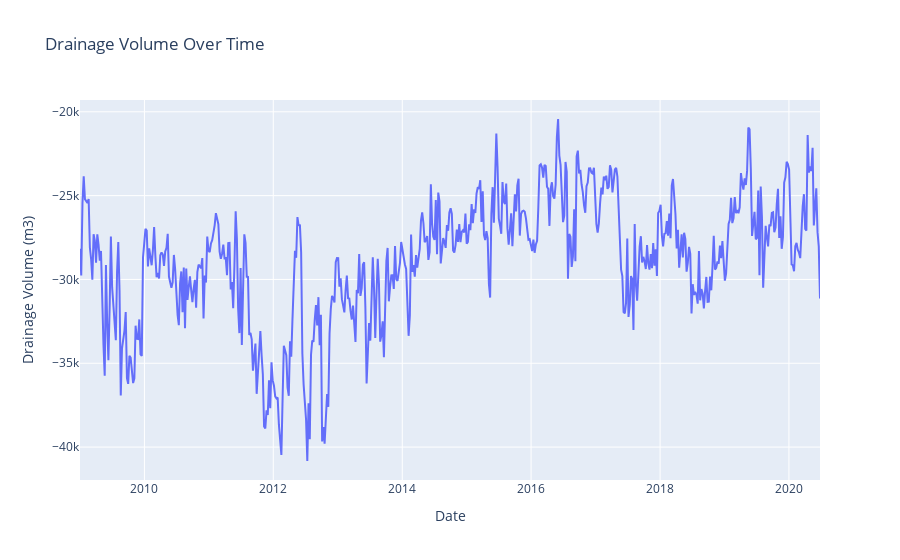
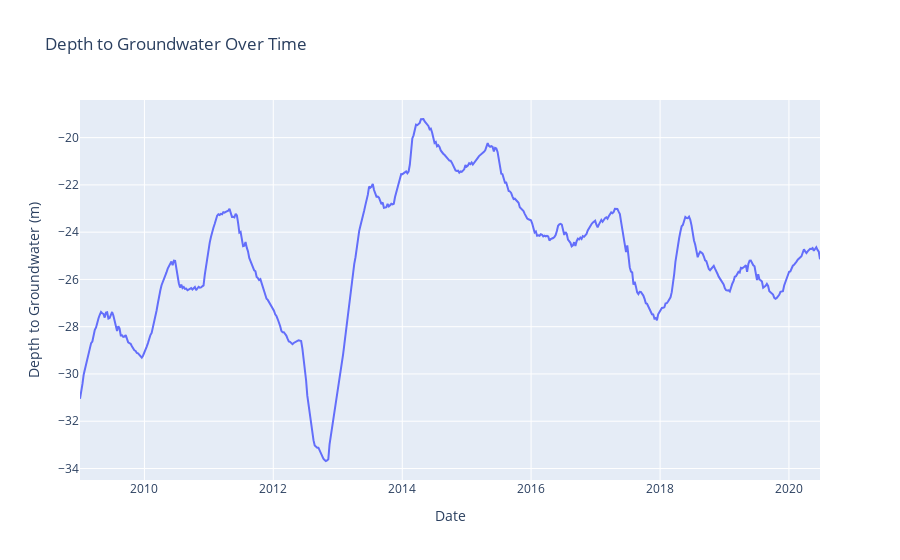
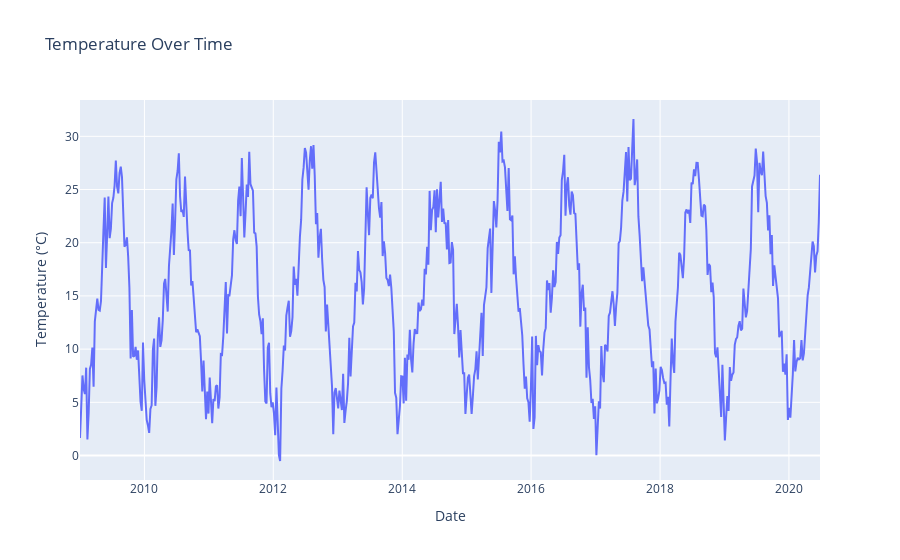
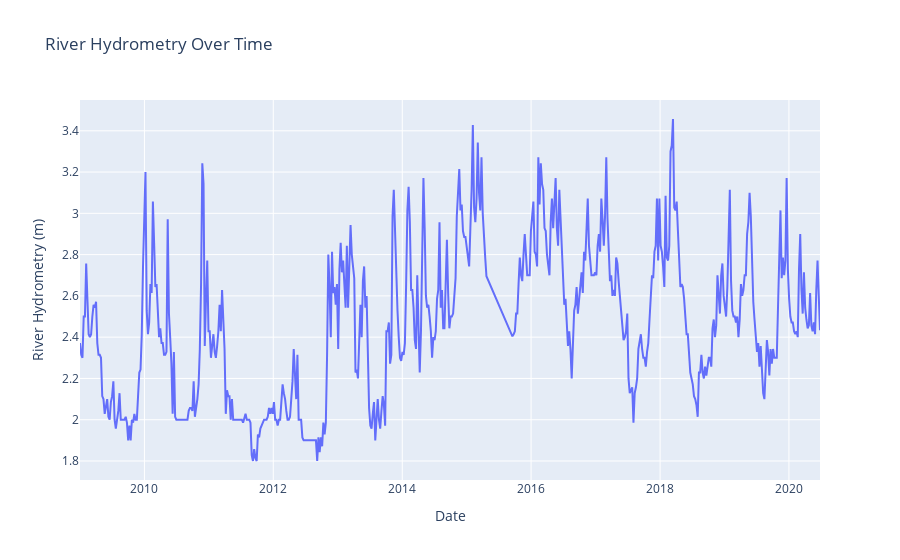

The cell these charts' notebook holds for them, in order:
### Markdown cell above
**Lý do sử dụng:**
- Biểu đồ đường thường được sử dụng để trực quan hóa sự thay đổi của một biến số theo thời gian. Trong trường hợp này, mỗi biểu đồ đường đại diện cho một thuộc tính cụ thể và biểu thị sự biến đổi của thuộc tính đó qua các điểm dữ liệu được nối với nhau bằng các đoạn thẳng.
- Việc sử dụng biểu đồ đường trong đoạn mã trên là phù hợp vì chúng ta muốn theo dõi sự biến đổi của các thuộc tính quan trọng theo thời gian, bao gồm lượng nước thoát ra, độ sâu đến nguồn nước dưới đất, nhiệt độ, lưu lượng nước sông và lượng mưa. Biểu đồ đường giúp hiển thị mô hình hoặc xu hướng biến đổi của các thuộc tính này một cách rõ ràng và dễ hiểu.

### Code cell
# 1. Drainage Volume Over Time
fig = go.Figure()
fig.add_trace(go.Scatter(x=df['Date'], y=df['Drainage_Volume'],
                         mode='lines', name='Drainage Volume'))
fig.update_layout(title='Drainage Volume Over Time', xaxis_title='Date', yaxis_title='Drainage Volume (m3)')
fig.show()

# 2. Depth to Groundwater Over Time
fig = go.Figure()
fig.add_trace(go.Scatter(x=df['Date'], y=df['Depth_to_Groundwater'],
                         mode='lines', name='Depth to Groundwater'))
fig.update_layout(title='Depth to Groundwater Over Time', xaxis_title='Date', yaxis_title='Depth to Groundwater (m)')
fig.show()

# 3. Temperature Over Time
fig = go.Figure()
fig.add_trace(go.Scatter(x=df['Date'], y=df['Temperature'],
                         mode='lines', name='Temperature'))
fig.update_layout(title='Temperature Over Time', xaxis_title='Date', yaxis_title='Temperature (°C)')
fig.show()

# 4. River Hydrometry Over Time
fig = go.Figure()
fig.add_trace(go.Scatter(x=df['Date'], y=df['River_Hydrometry'],
                         mode='lines', name='River Hydrometry'))
fig.update_layout(title='River Hydrometry Over Time', xaxis_title='Date', yaxis_title='River Hydrometry (m)')
fig.show()

# 5. Rainfall Over Time
fig = go.Figure()
fig.add_trace(go.Scatter(x=df['Date'], y=df['Rainfall'],
                         mode='lines', name='Rainfall'))
fig.update_layout(title='Rainfall Over Time', xaxis_title='Date', yaxis_title='Rainfall (mm)')
fig.show()

### Figure 1 — Plotly figure (JSON) as saved in the notebook; plotly's stock layout.template omitted (floating-point values rounded to 4 significant figures; data arrays with more than 128 entries replaced by an {"elided": "..."} marker saying what was removed)
{"data": [{"mode": "lines", "name": "Drainage Volume", "type": "scatter", "x": {"elided": "600 str values"}, "y": {"elided": "600 float values"}}], "layout": {"title": {"text": "Drainage Volume Over Time"}, "xaxis": {"title": {"text": "Date"}}, "yaxis": {"title": {"text": "Drainage Volume (m3)"}}}}

### Figure 2 — Plotly figure (JSON) as saved in the notebook; plotly's stock layout.template omitted (floating-point values rounded to 4 significant figures; data arrays with more than 128 entries replaced by an {"elided": "..."} marker saying what was removed)
{"data": [{"mode": "lines", "name": "Depth to Groundwater", "type": "scatter", "x": {"elided": "600 str values"}, "y": {"elided": "600 float values"}}], "layout": {"title": {"text": "Depth to Groundwater Over Time"}, "xaxis": {"title": {"text": "Date"}}, "yaxis": {"title": {"text": "Depth to Groundwater (m)"}}}}

### Figure 3 — Plotly figure (JSON) as saved in the notebook; plotly's stock layout.template omitted (floating-point values rounded to 4 significant figures; data arrays with more than 128 entries replaced by an {"elided": "..."} marker saying what was removed)
{"data": [{"mode": "lines", "name": "Temperature", "type": "scatter", "x": {"elided": "600 str values"}, "y": {"elided": "600 float values"}}], "layout": {"title": {"text": "Temperature Over Time"}, "xaxis": {"title": {"text": "Date"}}, "yaxis": {"title": {"text": "Temperature (°C)"}}}}

### Figure 4 — Plotly figure (JSON) as saved in the notebook; plotly's stock layout.template omitted (floating-point values rounded to 4 significant figures; data arrays with more than 128 entries replaced by an {"elided": "..."} marker saying what was removed)
{"data": [{"mode": "lines", "name": "River Hydrometry", "type": "scatter", "x": {"elided": "600 str values"}, "y": {"elided": "600 float values"}}], "layout": {"title": {"text": "River Hydrometry Over Time"}, "xaxis": {"title": {"text": "Date"}}, "yaxis": {"title": {"text": "River Hydrometry (m)"}}}}
